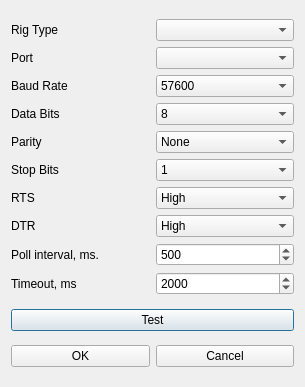
<?xml version="1.0" encoding="UTF-8"?>
<ui version="4.0">
 <class>NewRigDialog</class>
 <widget class="QDialog" name="NewRigDialog">
  <property name="geometry">
   <rect>
    <x>0</x>
    <y>0</y>
    <width>305</width>
    <height>387</height>
   </rect>
  </property>
  <property name="windowTitle">
   <string>New Rig</string>
  </property>
  <layout class="QVBoxLayout" name="verticalLayout">
   <item>
    <layout class="QGridLayout" name="gridLayout">
     <item row="0" column="0">
      <widget class="QLabel" name="lblRigType">
       <property name="text">
        <string>Rig Type</string>
       </property>
      </widget>
     </item>
     <item row="0" column="1">
      <widget class="QComboBox" name="cbRigType"/>
     </item>
     <item row="1" column="0">
      <widget class="QLabel" name="lblPort">
       <property name="text">
        <string>Port</string>
       </property>
      </widget>
     </item>
     <item row="1" column="1">
      <widget class="QComboBox" name="cbPort"/>
     </item>
     <item row="2" column="0">
      <widget class="QLabel" name="lblBaudRate">
       <property name="text">
        <string>Baud Rate</string>
       </property>
      </widget>
     </item>
     <item row="2" column="1">
      <widget class="QComboBox" name="cbBaudRate">
       <property name="currentIndex">
        <number>11</number>
       </property>
       <item>
        <property name="text">
         <string>110</string>
        </property>
       </item>
       <item>
        <property name="text">
         <string>300</string>
        </property>
       </item>
       <item>
        <property name="text">
         <string>600</string>
        </property>
       </item>
       <item>
        <property name="text">
         <string>1200</string>
        </property>
       </item>
       <item>
        <property name="text">
         <string>2400</string>
        </property>
       </item>
       <item>
        <property name="text">
         <string>4800</string>
        </property>
       </item>
       <item>
        <property name="text">
         <string>9600</string>
        </property>
       </item>
       <item>
        <property name="text">
         <string>14400</string>
        </property>
       </item>
       <item>
        <property name="text">
         <string>19200</string>
        </property>
       </item>
       <item>
        <property name="text">
         <string>38400</string>
        </property>
       </item>
       <item>
        <property name="text">
         <string>56000</string>
        </property>
       </item>
       <item>
        <property name="text">
         <string>57600</string>
        </property>
       </item>
       <item>
        <property name="text">
         <string>115200</string>
        </property>
       </item>
       <item>
        <property name="text">
         <string>128000</string>
        </property>
       </item>
       <item>
        <property name="text">
         <string>256000</string>
        </property>
       </item>
      </widget>
     </item>
     <item row="3" column="0">
      <widget class="QLabel" name="lblDataBits">
       <property name="text">
        <string>Data Bits</string>
       </property>
      </widget>
     </item>
     <item row="3" column="1">
      <widget class="QComboBox" name="cbDataBits">
       <property name="currentIndex">
        <number>3</number>
       </property>
       <item>
        <property name="text">
         <string>5</string>
        </property>
       </item>
       <item>
        <property name="text">
         <string>6</string>
        </property>
       </item>
       <item>
        <property name="text">
         <string>7</string>
        </property>
       </item>
       <item>
        <property name="text">
         <string>8</string>
        </property>
       </item>
      </widget>
     </item>
     <item row="4" column="0">
      <widget class="QLabel" name="lblParity">
       <property name="text">
        <string>Parity</string>
       </property>
      </widget>
     </item>
     <item row="4" column="1">
      <widget class="QComboBox" name="cbParity">
       <item>
        <property name="text">
         <string>None</string>
        </property>
       </item>
       <item>
        <property name="text">
         <string>Odd</string>
        </property>
       </item>
       <item>
        <property name="text">
         <string>Even</string>
        </property>
       </item>
       <item>
        <property name="text">
         <string>Mark</string>
        </property>
       </item>
       <item>
        <property name="text">
         <string>Space</string>
        </property>
       </item>
      </widget>
     </item>
     <item row="5" column="0">
      <widget class="QLabel" name="lblStopBits">
       <property name="text">
        <string>Stop Bits</string>
       </property>
      </widget>
     </item>
     <item row="5" column="1">
      <widget class="QComboBox" name="cbStopBits">
       <item>
        <property name="text">
         <string>1</string>
        </property>
       </item>
       <item>
        <property name="text">
         <string>1.5</string>
        </property>
       </item>
       <item>
        <property name="text">
         <string>2</string>
        </property>
       </item>
      </widget>
     </item>
     <item row="6" column="0">
      <widget class="QLabel" name="lblRts">
       <property name="text">
        <string>RTS</string>
       </property>
      </widget>
     </item>
     <item row="6" column="1">
      <widget class="QComboBox" name="cbRts">
       <property name="currentIndex">
        <number>2</number>
       </property>
       <item>
        <property name="text">
         <string>Handshake</string>
        </property>
       </item>
       <item>
        <property name="text">
         <string>Low</string>
        </property>
       </item>
       <item>
        <property name="text">
         <string>High</string>
        </property>
       </item>
      </widget>
     </item>
     <item row="7" column="0">
      <widget class="QLabel" name="lblDtr">
       <property name="text">
        <string>DTR</string>
       </property>
      </widget>
     </item>
     <item row="7" column="1">
      <widget class="QComboBox" name="cbDtr">
       <property name="currentIndex">
        <number>1</number>
       </property>
       <item>
        <property name="text">
         <string>Low</string>
        </property>
       </item>
       <item>
        <property name="text">
         <string>High</string>
        </property>
       </item>
      </widget>
     </item>
     <item row="8" column="0">
      <widget class="QLabel" name="lblDtr_2">
       <property name="text">
        <string>Poll interval, ms.</string>
       </property>
      </widget>
     </item>
     <item row="8" column="1">
      <widget class="QSpinBox" name="udPollInterval">
       <property name="minimum">
        <number>100</number>
       </property>
       <property name="maximum">
        <number>9999</number>
       </property>
       <property name="value">
        <number>500</number>
       </property>
      </widget>
     </item>
     <item row="9" column="0">
      <widget class="QLabel" name="lblDtr_3">
       <property name="text">
        <string>Timeout, ms</string>
       </property>
      </widget>
     </item>
     <item row="9" column="1">
      <widget class="QSpinBox" name="udTimeout">
       <property name="minimum">
        <number>100</number>
       </property>
       <property name="maximum">
        <number>9999</number>
       </property>
       <property name="value">
        <number>2000</number>
       </property>
      </widget>
     </item>
    </layout>
   </item>
   <item>
    <layout class="QHBoxLayout" name="horizontalLayout">
     <item>
      <widget class="QPushButton" name="btnTest">
       <property name="text">
        <string>Test</string>
       </property>
      </widget>
     </item>
    </layout>
   </item>
   <item>
    <layout class="QHBoxLayout" name="horizontalLayout_2">
     <item>
      <widget class="QPushButton" name="btnOk">
       <property name="text">
        <string>OK</string>
       </property>
      </widget>
     </item>
     <item>
      <widget class="QPushButton" name="btnCancel">
       <property name="text">
        <string>Cancel</string>
       </property>
      </widget>
     </item>
    </layout>
   </item>
  </layout>
 </widget>
 <resources/>
 <connections>
  <connection>
   <sender>btnOk</sender>
   <signal>pressed()</signal>
   <receiver>NewRigDialog</receiver>
   <slot>accept()</slot>
   <hints>
    <hint type="sourcelabel">
     <x>122</x>
     <y>363</y>
    </hint>
    <hint type="destinationlabel">
     <x>97</x>
     <y>381</y>
    </hint>
   </hints>
  </connection>
  <connection>
   <sender>btnCancel</sender>
   <signal>pressed()</signal>
   <receiver>NewRigDialog</receiver>
   <slot>reject()</slot>
   <hints>
    <hint type="sourcelabel">
     <x>260</x>
     <y>357</y>
    </hint>
    <hint type="destinationlabel">
     <x>222</x>
     <y>378</y>
    </hint>
   </hints>
  </connection>
  <connection>
   <sender>btnTest</sender>
   <signal>pressed()</signal>
   <receiver>NewRigDialog</receiver>
   <slot>testRig()</slot>
   <hints>
    <hint type="sourcelabel">
     <x>160</x>
     <y>319</y>
    </hint>
    <hint type="destinationlabel">
     <x>110</x>
     <y>303</y>
    </hint>
   </hints>
  </connection>
  <connection>
   <sender>cbRigType</sender>
   <signal>currentIndexChanged(QString)</signal>
   <receiver>NewRigDialog</receiver>
   <slot>rigTypeChanged(QString)</slot>
   <hints>
    <hint type="sourcelabel">
     <x>193</x>
     <y>24</y>
    </hint>
    <hint type="destinationlabel">
     <x>141</x>
     <y>35</y>
    </hint>
   </hints>
  </connection>
 </connections>
 <slots>
  <slot>testRig()</slot>
  <slot>rigTypeChanged(QString)</slot>
 </slots>
</ui>
